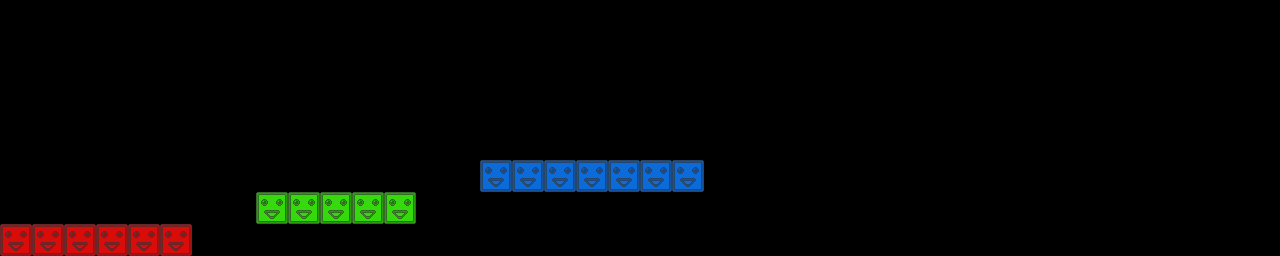

Rendered tile map (Tiled .tmx) drawn with the repository's tilesets; below, a short description and the map source with its tile grids summarised:
An orthogonal 40x8 tile map with 32x32 px tiles, 3 tile layers (red, green, blue) and 15 objects.

<map version="2017.05.26" orientation="orthogonal" renderorder="right-down" width="40" height="8" tilewidth="32" tileheight="32" nextobjectid="16">
 <tileset firstgid="1" source="blocks.tsx" />
 <layer name="red" width="40" height="8">
  <data>[320 cells, 6 non-empty, 1 distinct tile ids]</data>
 </layer>
 <layer name="green" width="40" height="8">
  <data>[320 cells, 5 non-empty, 1 distinct tile ids]</data>
 </layer>
 <layer name="blue" width="40" height="8">
  <data>[320 cells, 7 non-empty, 1 distinct tile ids]</data>
 </layer>
 <objectgroup name="crystals">
  <object id="1" x="179" y="89">
   <ellipse />
  </object>
  <object id="2" x="130" y="148">
   <ellipse />
  </object>
  <object id="3" x="202" y="176">
   <ellipse />
  </object>
  <object id="4" x="313" y="100" width="1" height="1">
   <ellipse />
  </object>
  <object id="5" x="99" y="202">
   <ellipse />
  </object>
  <object id="6" x="24" y="194">
   <ellipse />
  </object>
  <object id="7" x="36" y="107">
   <ellipse />
  </object>
  <object id="8" x="66" y="175">
   <ellipse />
  </object>
  <object id="9" x="98" y="90">
   <ellipse />
  </object>
  <object id="10" x="133" y="26">
   <ellipse />
  </object>
  <object id="11" x="65" y="115" height="1">
   <ellipse />
  </object>
  <object id="12" x="85" y="127">
   <ellipse />
  </object>
  <object id="13" x="143" y="94">
   <ellipse />
  </object>
  <object id="14" x="163" y="118" width="66" height="39">
   <ellipse />
  </object>
  <object id="15" x="243" y="69">
   <ellipse />
  </object>
 </objectgroup>
</map>
